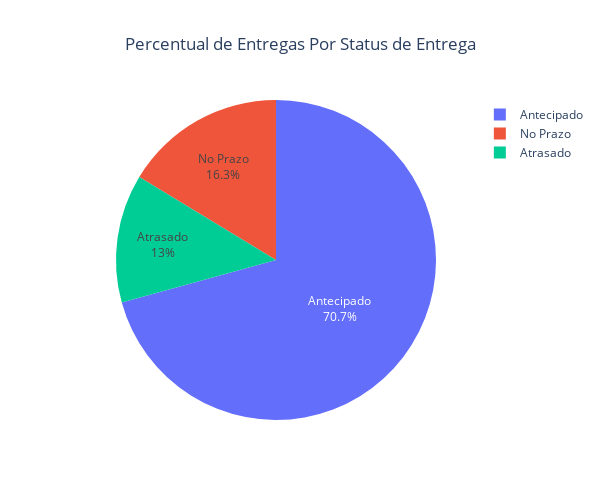

Notebook code cell kept with this figure:
### Code cell
grafico6 = px.pie(data_frame=df_entregas,
                  values='Total_Entrega',
                  names='Status_Entrega',
                  title='Percentual de Entregas Por Status de Entrega'
                  )
grafico6.update_traces(textposition='inside', textinfo='percent+label')
grafico6.update_layout(width=600, height=500, title={'text': 'Percentual de Entregas Por Status de Entrega', 'x': 0.5, 'xanchor': 'center'})
grafico6.show()

### Figure 1 — Plotly figure (JSON) as saved in the notebook; plotly's stock layout.template omitted (floating-point values rounded to 4 significant figures)
{"data": [{"domain": {"x": [0, 1], "y": [0, 1]}, "hovertemplate": "Status_Entrega=%{label}<br>Total_Entrega=%{value}<extra></extra>", "labels": ["Antecipado", "No Prazo", "Atrasado"], "legendgroup": "", "name": "", "showlegend": true, "textinfo": "percent+label", "textposition": "inside", "type": "pie", "values": [38021, 8772, 6977]}], "layout": {"height": 500, "legend": {"tracegroupgap": 0}, "title": {"text": "Percentual de Entregas Por Status de Entrega", "x": 0.5, "xanchor": "center"}, "width": 600}}
